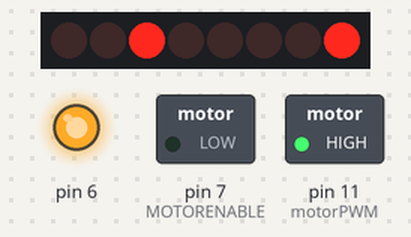
The sketch below on a simulated Arduino Uno, built with avr-gcc and run on an emulated ATmega328P. On the bench: 8 shift-register outputs drawn as a row of LEDs (first output left, lit = HIGH), switched loads named in the sketch (green lamp = pin HIGH), output pins drawn as LEDs (lit = HIGH). Wiring (inferred from the names in the program): shift register (74HC595): data pin 8; shift clock pin 4; latch pin 12. Wiring (inferred from the signals the program sends): row of LEDs: on Q0, Q1, Q2, Q3, Q4, Q5, Q6, Q7. Pins used as bus, display or sensor lines are not drawn; what the sketch prints to the serial monitor is not drawn.

Above: at 0.05 s.
At 2.25 s:
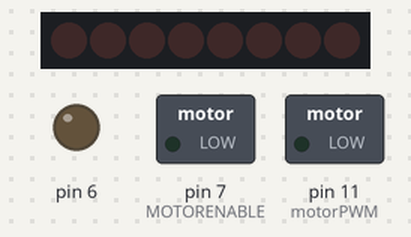
At 4.45 s:
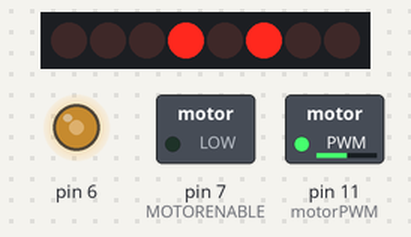
Timing chart, 0 to 5.9 s (numbered marks = the images above):
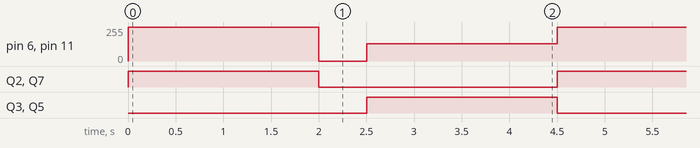

The sketch:

adafruit_motor.ino
```cpp
// Arduino pins for the shift register
#define MOTORLATCH 12
#define MOTORCLK 4
#define MOTORENABLE 7
#define MOTORDATA 8

// 8-bit bus after the 74HC595 shift register
// (not Arduino pins)
// These are used to set the direction of the bridge driver.
#define MOTOR1_A 2
#define MOTOR1_B 3
#define MOTOR2_A 1
#define MOTOR2_B 4
#define MOTOR3_A 5
#define MOTOR3_B 7
#define MOTOR4_A 0
#define MOTOR4_B 6

// Arduino pins for the PWM signals.
#define MOTOR1_PWM 11
#define MOTOR2_PWM 3
#define MOTOR3_PWM 6
#define MOTOR4_PWM 5

// Codes for the motor function.
#define FORWARD 1
#define BACKWARD 2
#define BRAKE 3
#define RELEASE 4

void setup() {
  Serial.begin(9600);
  Serial.println("Simple Motor Shield sketch");
}

void loop() {
  motor(1, FORWARD, 255);
  motor(3, BACKWARD, 255);
  delay(2000);
  // Be friendly to the motor: stop it before reverse.
  motor(1, RELEASE, 0);
  motor(3, RELEASE, 0);
  delay(500);
  motor(1, BACKWARD, 128);
  motor(3, FORWARD, 128);
  delay(2000);
  motor(1, RELEASE, 0);
  motor(3, RELEASE, 0);
}


// Initializing
// ------------
// There is no initialization function.
//
// The shiftWrite() has an automatic initializing.
// The PWM outputs are floating during startup,
// that's okay for the Motor Shield, it stays off.
// Using analogWrite() without pinMode() is valid.
//


// ---------------------------------
// motor
//
// Select the motor (1-4), the command,
// and the speed (0-255).
// The commands are: FORWARD, BACKWARD, BRAKE, RELEASE.
//
void motor(int nMotor, int command, int speed)
{
  int motorA, motorB;

  if (nMotor >= 1 && nMotor <= 4)
  {
    switch (nMotor)
    {
    case 1:
      motorA   = MOTOR1_A;
      motorB   = MOTOR1_B;
      break;
    case 2:
      motorA   = MOTOR2_A;
      motorB   = MOTOR2_B;
      break;
    case 3:
      motorA   = MOTOR3_A;
      motorB   = MOTOR3_B;
      break;
    case 4:
      motorA   = MOTOR4_A;
      motorB   = MOTOR4_B;
      break;
    default:
      break;
    }

    switch (command)
    {
    case FORWARD:
      motor_output (motorA, HIGH, speed);
      motor_output (motorB, LOW, -1);     // -1: no PWM set
      break;
    case BACKWARD:
      motor_output (motorA, LOW, speed);
      motor_output (motorB, HIGH, -1);    // -1: no PWM set
      break;
    case BRAKE:
      // The AdaFruit library didn't implement a brake.
      // The L293D motor driver ic doesn't have a good
      // brake anyway.
      // It uses transistors inside, and not mosfets.
      // Some use a software break, by using a short
      // reverse voltage.
      // This brake will try to brake, by enabling
      // the output and by pulling both outputs to ground.
      // But it isn't a good break.
      motor_output (motorA, LOW, 255); // 255: fully on.
      motor_output (motorB, LOW, -1);  // -1: no PWM set
      break;
    case RELEASE:
      motor_output (motorA, LOW, 0);  // 0: output floating.
      motor_output (motorB, LOW, -1); // -1: no PWM set
      break;
    default:
      break;
    }
  }
}


// ---------------------------------
// motor_output
//
// The function motor_ouput uses the motor driver to
// drive normal outputs like lights, relays, solenoids,
// DC motors (but not in reverse).
//
// It is also used as an internal helper function
// for the motor() function.
//
// The high_low variable should be set 'HIGH'
// to drive lights, etc.
// It can be set 'LOW', to switch it off,
// but also a 'speed' of 0 will switch it off.
//
// The 'speed' sets the PWM for 0...255, and is for
// both pins of the motor output.
//   For example, if motor 3 side 'A' is used to for a
//   dimmed light at 50% (speed is 128), also the
//   motor 3 side 'B' output will be dimmed for 50%.
// Set to 0 for completelty off (high impedance).
// Set to 255 for fully on.
// Special settings for the PWM speed:
//    Set to -1 for not setting the PWM at all.
//
void motor_output (int output, int high_low, int speed)
{
  int motorPWM;

  switch (output)
  {
  case MOTOR1_A:
  case MOTOR1_B:
    motorPWM = MOTOR1_PWM;
    break;
  case MOTOR2_A:
  case MOTOR2_B:
    motorPWM = MOTOR2_PWM;
    break;
  case MOTOR3_A:
  case MOTOR3_B:
    motorPWM = MOTOR3_PWM;
    break;
  case MOTOR4_A:
  case MOTOR4_B:
    motorPWM = MOTOR4_PWM;
    break;
  default:
    // Use speed as error flag, -3333 = invalid output.
    speed = -3333;
    break;
  }

  if (speed != -3333)
  {
    // Set the direction with the shift register
    // on the MotorShield, even if the speed = -1.
    // In that case the direction will be set, but
    // not the PWM.
    shiftWrite(output, high_low);

    // set PWM only if it is valid
    if (speed >= 0 && speed <= 255)
    {
      analogWrite(motorPWM, speed);
    }
  }
}


// ---------------------------------
// shiftWrite
//
// The parameters are just like digitalWrite().
//
// The output is the pin 0...7 (the pin behind
// the shift register).
// The second parameter is HIGH or LOW.
//
// There is no initialization function.
// Initialization is automatically done at the first
// time it is used.
//
void shiftWrite(int output, int high_low)
{
  static int latch_copy;
  static int shift_register_initialized = false;

  // Do the initialization on the fly,
  // at the first time it is used.
  if (!shift_register_initialized)
  {
    // Set pins for shift register to output
    pinMode(MOTORLATCH, OUTPUT);
    pinMode(MOTORENABLE, OUTPUT);
    pinMode(MOTORDATA, OUTPUT);
    pinMode(MOTORCLK, OUTPUT);

    // Set pins for shift register to default value (low);
    digitalWrite(MOTORDATA, LOW);
    digitalWrite(MOTORLATCH, LOW);
    digitalWrite(MOTORCLK, LOW);
    // Enable the shift register, set Enable pin Low.
    digitalWrite(MOTORENABLE, LOW);

    // start with all outputs (of the shift register) low
    latch_copy = 0;

    shift_register_initialized = true;
  }

  // The defines HIGH and LOW are 1 and 0.
  // So this is valid.
  bitWrite(latch_copy, output, high_low);

  // Use the default Arduino 'shiftOut()' function to
  // shift the bits with the MOTORCLK as clock pulse.
  // The 74HC595 shiftregister wants the MSB first.
  // After that, generate a latch pulse with MOTORLATCH.
  shiftOut(MOTORDATA, MOTORCLK, MSBFIRST, latch_copy);
  delayMicroseconds(5);    // For safety, not really needed.
  digitalWrite(MOTORLATCH, HIGH);
  delayMicroseconds(5);    // For safety, not really needed.
  digitalWrite(MOTORLATCH, LOW);
}
```

Measured:
- by itself, pin 6, pin 11 (motorPWM): repeats every 4.5 s: 0/255 0.50 s, 128/255 2.0 s, 255/255 2.0 s
- by itself, Q2, Q3, Q5, Q7: alternates HIGH for 2.0 s and LOW for 2.5 s
